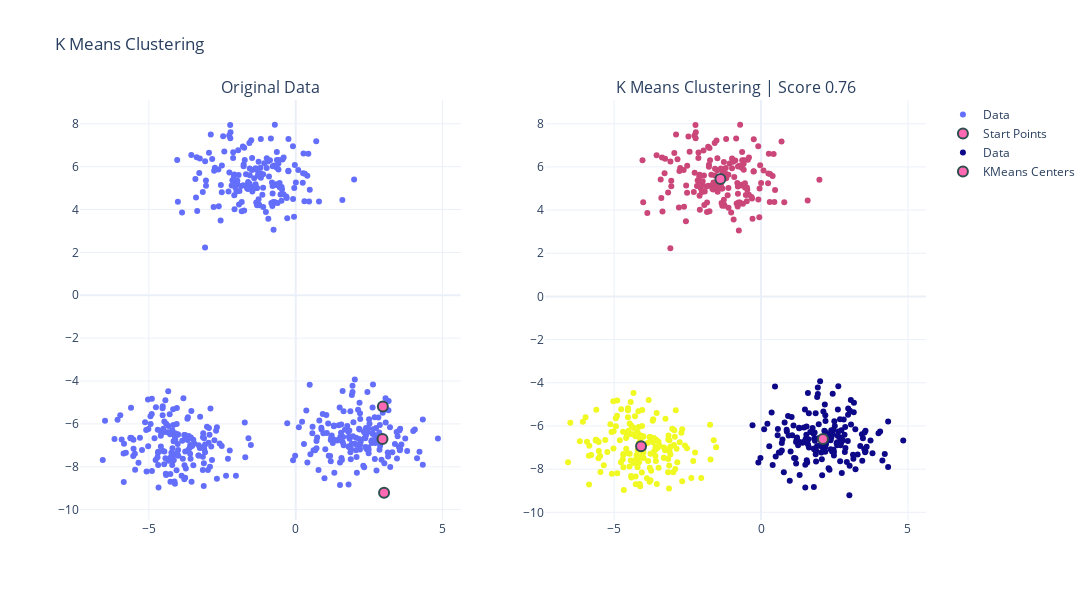

Write notebook code for a chart like this one.
### Markdown cell above
-----------------------
# Clustering (L.10)

In this section, you will be asked to implement the following functions in `clustering_and_time_series.py`:

1. **k_means**: Implement the K-means algorithm. The function takes the data points and the number of clusters K as input and returns the centroids of the K clusters. The algorithm should stop when the centroids do not change anymore.
2. **pairwise_manhattan_distance**: Implement a pairwise Manhattan distance function. The function takes two sets of data points as input and returns the pairwise Manhattan distance between the two sets of data points.
2. **local_silhouette_score**: Implement the silhouette score. The function takes the data points, the cluster labels, and the distance metric as input and returns the silhouette score of the clustering.
3. **dbscan**: Use the DBSCAN algorithm from sklearn. The function takes the data points, the epsilon value, and the minimum number of points as input and returns the cluster labels.

### Code cell
from clustering_and_time_series import k_means, local_silhouette_score

# Make blobs for KMeans.
X, y = sklearn_datasets.make_blobs(n_samples=500, centers=3, random_state=111)

# Grab three (k = 3) starting points.
start_points = X[[1, 2, 3], :]

# Run KMeans.
centers, labels = k_means(X, 3, start_points.copy(), max_iter = 5)
score = local_silhouette_score(X, labels, metric = "euclidean")

# Plot KMeans Results
fig = make_subplots(rows=1, cols=2, subplot_titles=("Original Data", f"K Means Clustering | Score {score:.2f}"))
fig.add_trace(go.Scatter(x=X[:, 0], y=X[:, 1], mode='markers', name = "Data"), row=1, col=1)
fig.add_trace(go.Scatter(x=start_points[:, 0], y=start_points[:, 1], mode='markers', marker=dict(size=10, color='hotpink', line=dict(width=2, color='DarkSlateGrey')), name = "Start Points"), row=1, col=1)
fig.add_trace(go.Scatter(x=X[:, 0], y=X[:, 1], mode='markers', name = "Data", marker=dict(color=labels)), row=1, col=2)
fig.add_trace(go.Scatter(x=centers[:, 0], y=centers[:, 1], mode='markers', marker=dict(size=10, color='hotpink', line=dict(width=2, color='DarkSlateGrey')), name = "KMeans Centers"), row=1, col=2)
fig.update_layout(title='K Means Clustering', height=600, width=1200, template='plotly_white', showlegend=True)
fig.show()

### Figure 1 — Plotly figure (JSON) as saved in the notebook; plotly's stock layout.template omitted (floating-point values rounded to 4 significant figures; data arrays with more than 128 entries replaced by an {"elided": "..."} marker saying what was removed)
{"data": [{"mode": "markers", "name": "Data", "type": "scatter", "x": {"elided": "500 float values"}, "xaxis": "x", "y": {"elided": "500 float values"}, "yaxis": "y"}, {"marker": {"color": "hotpink", "line": {"color": "DarkSlateGrey", "width": 2}, "size": 10}, "mode": "markers", "name": "Start Points", "type": "scatter", "x": [2.954, 2.967, 3.008], "xaxis": "x", "y": [-6.701, -5.186, -9.21], "yaxis": "y"}, {"marker": {"color": {"elided": "500 int values"}}, "mode": "markers", "name": "Data", "type": "scatter", "x": {"elided": "500 float values"}, "xaxis": "x2", "y": {"elided": "500 float values"}, "yaxis": "y2"}, {"marker": {"color": "hotpink", "line": {"color": "DarkSlateGrey", "width": 2}, "size": 10}, "mode": "markers", "name": "KMeans Centers", "type": "scatter", "x": [2.107, -1.383, -4.085], "xaxis": "x2", "y": [-6.603, 5.437, -6.935], "yaxis": "y2"}], "layout": {"annotations": [{"font": {"size": 16}, "showarrow": false, "text": "Original Data", "x": 0.225, "xanchor": "center", "xref": "paper", "y": 1, "yanchor": "bottom", "yref": "paper"}, {"font": {"size": 16}, "showarrow": false, "text": "K Means Clustering | Score 0.76", "x": 0.775, "xanchor": "center", "xref": "paper", "y": 1, "yanchor": "bottom", "yref": "paper"}], "height": 600, "showlegend": true, "title": {"text": "K Means Clustering"}, "width": 1200, "xaxis": {"anchor": "y", "domain": [0, 0.45]}, "xaxis2": {"anchor": "y2", "domain": [0.55, 1]}, "yaxis": {"anchor": "x", "domain": [0, 1]}, "yaxis2": {"anchor": "x2", "domain": [0, 1]}}}
